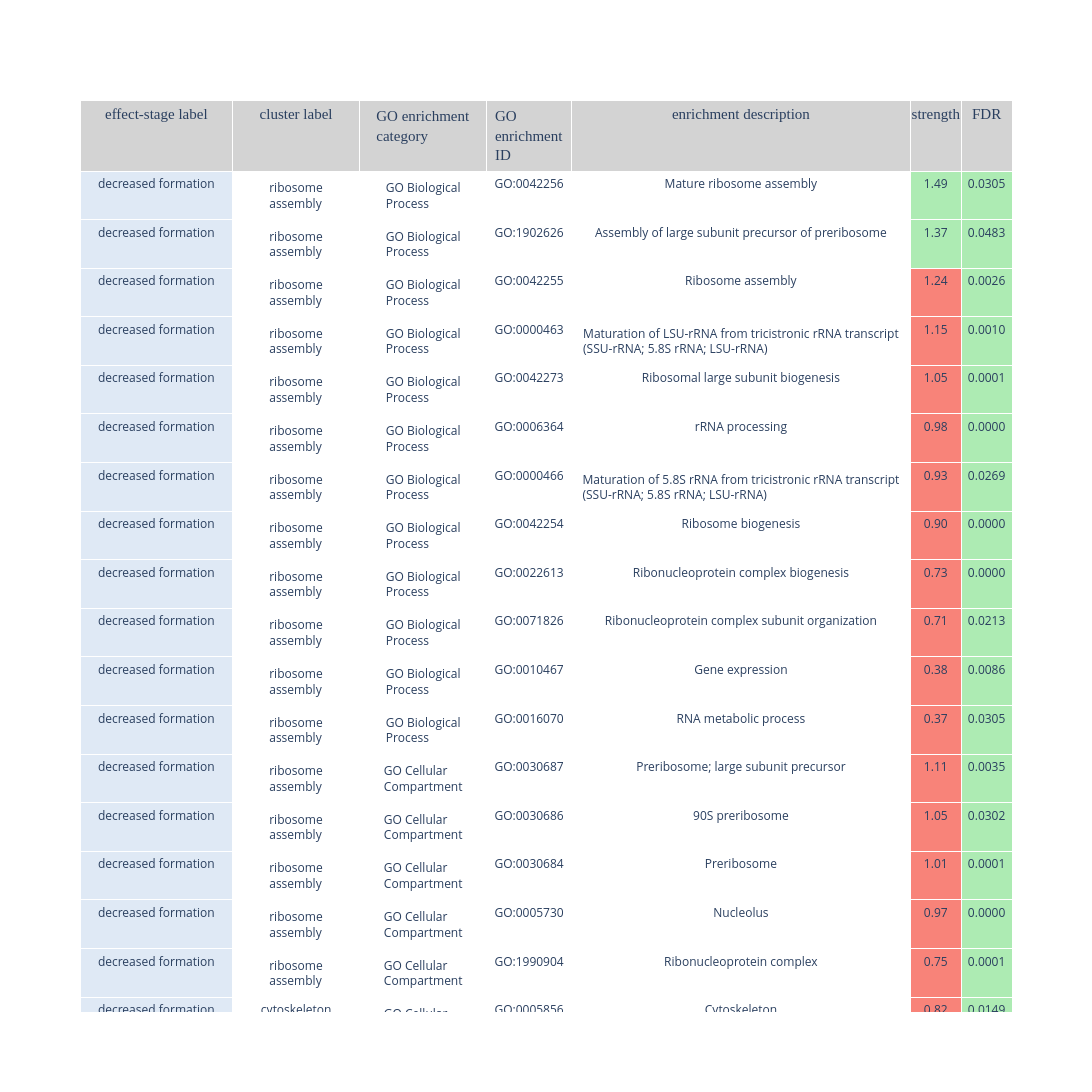

Notebook code for this chart:
### Markdown cell above
__visualisation__

### Code cell
enrichment_table(enrichments_data)

### Figure 1 — Plotly figure (JSON) as saved in the notebook; plotly's stock layout.template omitted (floating-point values rounded to 4 significant figures; data arrays with more than 128 entries replaced by an {"elided": "..."} marker saying what was removed)
{"data": [{"cells": {"align": "center", "fill": {"color": {"elided": "7x139 str values"}}, "font": {"size": 12}, "values": {"elided": "7x139 str values"}}, "columnwidth": [0.9, 0.75, 0.75, 0.5, 2, 0.3, 0.3], "header": {"align": "center", "fill": {"color": "lightgray"}, "font": {"family": "Calibri Bold", "size": 15}, "values": ["effect-stage label", "cluster label", "GO enrichment category", "GO enrichment ID", "enrichment description", "strength", "FDR"]}, "type": "table"}], "layout": {"height": 3058, "width": 1900}}
